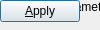
<?xml version="1.0" encoding="UTF-8"?>
<ui version="4.0">
 <class>SettingsDialog</class>
 <widget class="QDialog" name="SettingsDialog">
  <widget class="QLabel" name="alignmentLabel">
   <property name="text">
    <string>Alignment</string>
   </property>
  </widget>
  <widget class="QLabel" name="probeLabel">
   <property name="text">
    <string>Probe head diameter</string>
   </property>
  </widget>
  <widget class="QLabel" name="toleranceLabel">
   <property name="text">
    <string>Tolerance zone</string>
   </property>
  </widget>
  <widget class="QLabel" name="offsetLabel">
   <property name="text">
    <string>Offset</string>
   </property>
  </widget>
  <widget class="QPushButton" name="applyButton">
   <property name="text">
    <string>&amp;Apply</string>
   </property>
  </widget>
 </widget>
</ui>
